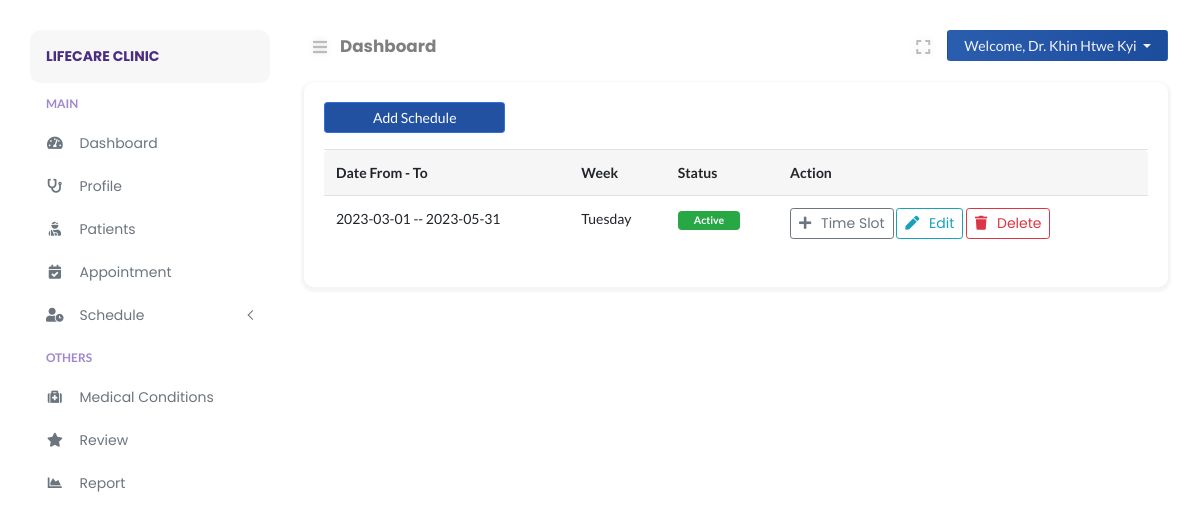
The page /doctor/sch-list.php (signed in) on the database its author committed.
### tables this page shows
CREATE TABLE `doctors` (
  `doctor_id` int(11) NOT NULL,
  `doctor_avatar` varchar(255) DEFAULT NULL,
  `doctor_firstname` varchar(255) DEFAULT NULL,
  `doctor_lastname` varchar(255) DEFAULT NULL,
  `doctor_speciality` varchar(255) DEFAULT NULL,
  `doctor_experience` varchar(10) DEFAULT NULL,
  `doctor_desc` text DEFAULT NULL,
  `doctor_password` varchar(255) DEFAULT NULL,
  `doctor_token` varchar(255) DEFAULT NULL,
  `doctor_spoke` varchar(255) DEFAULT NULL,
  `doctor_gender` varchar(10) DEFAULT NULL,
  `doctor_dob` date DEFAULT NULL,
  `doctor_email` varchar(255) DEFAULT NULL,
  `doctor_contact` varchar(15) DEFAULT NULL,
  `consult_fee` int(11) DEFAULT NULL,
  `date_created` datetime DEFAULT NULL,
  `clinic_id` int(11) DEFAULT NULL
);

CREATE TABLE `schedule` (
  `schedule_id` int(11) NOT NULL,
  `date_from` date DEFAULT NULL,
  `date_to` date DEFAULT NULL,
  `schedule_week` varchar(255) DEFAULT NULL,
  `status` int(5) DEFAULT NULL COMMENT '1=Active | 0= Inactive',
  `doctor_id` int(11) DEFAULT NULL,
  `clinic_id` int(11) DEFAULT NULL
);

### doctor/includes/path.inc.php (called while the page is built, shortened)
<?php
switch ($_SERVER["SCRIPT_NAME"]) {
    default:
        $CURRENT_PAGE = "Dashboard";
        break;
}

### doctor/includes/session.inc.php (called while the page is built, shortened)
<?php
$sess_email = $_SESSION["DoctorRoleEmail"];
$statement = $connection->prepare("SELECT * FROM doctors WHERE doctor_email = ?");
$statement->bind_param("s", $sess_email);
$statement->execute();
$doctor_result = $statement->get_result();
$doctor_row = $doctor_result->fetch_assoc();

### doctor/sch-list.php (the view, shortened to what this page needs)
<?php
include('../config/autoload.php');
include('./includes/path.inc.php');
include('./includes/session.inc.php');
?>
    <!DOCTYPE html>
    <html lang="en">
    <head>
    </head>
    <body>
    <div class="page-content" id="content">
        <?php include HEADER; ?>
        <div class="row">
            <div class="col-md-12">
                <div class="card">
                    <div class="card-body">
                        <button class="btn btn-sm btn-primary px-5 mb-3" data-toggle="modal" data-target="#addschedule">
                            Add Schedule
                        </button>
                        <div class="data-tables">
                            <table id="datatable2" class="table table-responsive-lg nowrap" style="width:100%">
                                <thead>
                                <tr>
                                    <th>Date From - To</th>
                                    <th>Week</th>
                                    <th>Status</th>
                                    <th>Action</th>
                                </tr>
                                </thead>
                                <tbody>
                                <?php
                                $tresult = mysqli_query($connection, "SELECT * FROM schedule WHERE doctor_id = '" . $doctor_row['doctor_id'] . "'");
                                if ($tresult->num_rows == 0) {
                                    echo '<tr><td>No Record Found</td></tr>';
                                } else {
                                    while ($trow = mysqli_fetch_assoc($tresult)) { ?>
                                        <tr>
                                            <td><?= $trow["date_from"] . ' -- ' . $trow["date_to"]; ?></td>
                                            <td><?= $trow["schedule_week"]; ?></td>
                                            <td><?= ($trow['status'] == 1) ? '<span class="badge badge-success px-3 py-1">Active</span></td>' : '<span class="badge badge-warning px-3 py-1">Inactive</span></td>'; ?>
                                            <td>
                                                <a href="sch-edit.php?scheduleid=<?= $trow["schedule_id"]; ?>"
                                                   class="btn btn-sm btn-outline-secondary"><i class="fa fa-plus"></i>
                                                    Time Slot</a>
                                                <a data-toggle="modal"
                                                   href="#editscheduleid<?= $trow["schedule_id"]; ?>"
                                                   class="btn btn-sm btn-outline-info"><i class="fa fa-pen"></i>
                                                    Edit</a>
                                                <a data-toggle="modal"
                                                   href="#deletescheduleid<?= $trow["schedule_id"]; ?>"
                                                   class="btn btn-sm btn-outline-danger"><i class="fa fa-trash"></i>
                                                    Delete</a>
                                            </td>
                                        </tr>
                                        <?php
                                    }
                                }
                                ?>
                                </tbody>
                            </table>
                        </div>
                    </div>
                </div>
            </div>
        </div>
    </div>
    </body>
    </html>

### doctor/layouts/nav_header.php (shortened to what this page needs)
<nav class="navbar navbar-header mb-2">
    <ul class="nav mr-auto">
        <li class="nav-item">
            <button class="btn btn-sm btn-expand" id="sidebarCollapse"><i class="fa fa-bars"></i></button>
        </li>
        <li class="nav-item nav-title">
            <a href="<?php echo $_SERVER["REQUEST_URI"]; ?>"><?php echo $CURRENT_PAGE; ?></a>
        </li>
    </ul>
    <ul class="nav ml-auto">
        <li class="nav-item mr-2">
            <button class="btn btn-sm btn-expand" id="full-view"><i class="fa fa-expand"></i></button>
        </li>
        <li class="nav-item">
            <div class="btn-group">
                <button type="button" class="btn btn-sm dropdown-toggle btn-profile px-3" data-toggle="dropdown"
                        aria-haspopup="true"
                        aria-expanded="false">
                    Welcome, Dr. <?php echo $doctor_row["doctor_firstname"] . ' ' . $doctor_row["doctor_lastname"]; ?>
                </button>
            </div>
        </li>
    </ul>
</nav>

### assets/css/typography.css (style rules this page uses)
body { font-size: 14px; font-family: 'Lato', sans-serif; }
a, a:visited { text-decoration: none; transition: all 0.3s ease-in-out; -webkit-transition: all 0.3s ease-in-out; -moz-transition: all 0.3s ease-in-out; -o-transition: all 0.3s ease-in-out; outline: 0; font-family: 'Poppins', 'Helvetica', sans-serif; }
ul, ol { margin-bottom: 0px; margin-top: 0px; padding: 0; }
ul { margin: 0; list-style-type: none; }
button { cursor: pointer; outline: none !important; letter-spacing: 0; }

### assets/css/default.css (style rules this page uses)
.card-body button i, .card-body a i { margin-right: 6px; }
.navbar-header { padding: 0 !important; }
.nav-title { padding-top: 4px; margin-left: 4px; }
.nav-title a { font-weight: bold; font-size: 1.05rem; color: rgba(0, 0, 0, .5); }
.btn-profile { background: linear-gradient(to right, #2b5daf 0%, #1c4c9c 100%); color: #f5f5f5; }
button.btn-expand { font-size: 16px !important; color: #bdbcbc; vertical-align: middle; text-shadow: 0 0 8px rgba(0, 0, 0, 0.12); -webkit-transition: color 0.3s ease 0s; transition: color 0.3s ease 0s; }
button#full-view { display: inline-block; }
body { overflow-x: hidden; background: #fff; }
.page-content { width: calc(100% - 15rem); margin-left: 16rem; transition: all 0.4s; padding: 1.9rem 3rem; }
:root { --primary-color: #3171e0; }
.btn-primary { color: #fff; background-color: #2351a2 !important; border-color: #306fe1 !important; }
.card { margin: 10px 0; border-radius: 10px !important; border: 0; margin-bottom: 1.5rem; box-shadow: 0 2px 2px 3px rgba(0, 0, 0, .04); transition: all .2s ease-in-out; }
.table thead tr th, tfoot tr { background: #f6f6f6 !important; border-bottom: 0 !important; }
.table thead th:first-child { border-top-left-radius: 5px; }
.table thead th:last-child { border-top-right-radius: 5px; }
.table tbody tr { transition: all .2s; }

### assets/css/clinic/login.css (style rules this page uses)
html { min-height: 100%; position: relative; }

### rows shown on the page
doctors: doctor_firstname "Khin", doctor_lastname "Htwe Kyi"
schedule: date_from "2023-03-01", date_to "2023-05-31", schedule_week "Tuesday", status "Active"

### other values the page prints
$BRAND_NAME "LIFECARE CLINIC"
$CURRENT_PAGE "Dashboard"
